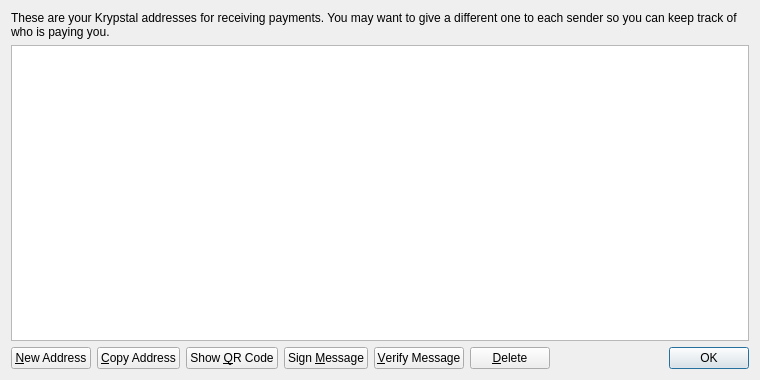
<?xml version="1.0" encoding="UTF-8"?>
<ui version="4.0">
 <class>AddressBookPage</class>
 <widget class="QWidget" name="AddressBookPage">
  <property name="geometry">
   <rect>
    <x>0</x>
    <y>0</y>
    <width>760</width>
    <height>380</height>
   </rect>
  </property>
  <property name="windowTitle">
   <string>Address Book</string>
  </property>
  <layout class="QVBoxLayout" name="verticalLayout">
   <item>
    <widget class="QLabel" name="labelExplanation">
     <property name="text">
      <string>These are your Krypstal addresses for receiving payments. You may want to give a different one to each sender so you can keep track of who is paying you.</string>
     </property>
     <property name="textFormat">
      <enum>Qt::PlainText</enum>
     </property>
     <property name="wordWrap">
      <bool>true</bool>
     </property>
    </widget>
   </item>
   <item>
    <widget class="QTableView" name="tableView">
     <property name="contextMenuPolicy">
      <enum>Qt::CustomContextMenu</enum>
     </property>
     <property name="toolTip">
      <string>Double-click to edit address or label</string>
     </property>
     <property name="tabKeyNavigation">
      <bool>false</bool>
     </property>
     <property name="alternatingRowColors">
      <bool>true</bool>
     </property>
     <property name="selectionMode">
      <enum>QAbstractItemView::SingleSelection</enum>
     </property>
     <property name="selectionBehavior">
      <enum>QAbstractItemView::SelectRows</enum>
     </property>
     <property name="sortingEnabled">
      <bool>true</bool>
     </property>
     <attribute name="verticalHeaderVisible">
      <bool>false</bool>
     </attribute>
    </widget>
   </item>
   <item>
    <layout class="QHBoxLayout" name="horizontalLayout">
     <item>
      <widget class="QPushButton" name="newAddressButton">
       <property name="toolTip">
        <string>Create a new address</string>
       </property>
       <property name="text">
        <string>&amp;New Address</string>
       </property>
       <property name="icon">
        <iconset resource="../bitcoin.qrc">
         <normaloff>:/icons/add</normaloff>:/icons/add</iconset>
       </property>
      </widget>
     </item>
     <item>
      <widget class="QPushButton" name="copyToClipboard">
       <property name="toolTip">
        <string>Copy the currently selected address to the system clipboard</string>
       </property>
       <property name="text">
        <string>&amp;Copy Address</string>
       </property>
       <property name="icon">
        <iconset resource="../bitcoin.qrc">
         <normaloff>:/icons/editcopy</normaloff>:/icons/editcopy</iconset>
       </property>
      </widget>
     </item>
     <item>
      <widget class="QPushButton" name="showQRCode">
       <property name="text">
        <string>Show &amp;QR Code</string>
       </property>
       <property name="icon">
        <iconset resource="../bitcoin.qrc">
         <normaloff>:/icons/qrcode</normaloff>:/icons/qrcode</iconset>
       </property>
      </widget>
     </item>
     <item>
      <widget class="QPushButton" name="signMessage">
       <property name="toolTip">
        <string>Sign a message to prove you own a Krypstal address</string>
       </property>
       <property name="text">
        <string>Sign &amp;Message</string>
       </property>
       <property name="icon">
        <iconset resource="../bitcoin.qrc">
         <normaloff>:/icons/edit</normaloff>:/icons/edit</iconset>
       </property>
      </widget>
     </item>
     <item>
      <widget class="QPushButton" name="verifyMessage">
       <property name="toolTip">
        <string>Verify a message to ensure it was signed with a specified Krypstal address</string>
       </property>
       <property name="text">
        <string>&amp;Verify Message</string>
       </property>
       <property name="icon">
        <iconset resource="../bitcoin.qrc">
         <normaloff>:/icons/transaction_0</normaloff>:/icons/transaction_0</iconset>
       </property>
      </widget>
     </item>
     <item>
      <widget class="QPushButton" name="deleteButton">
       <property name="toolTip">
        <string>Delete the currently selected address from the list</string>
       </property>
       <property name="text">
        <string>&amp;Delete</string>
       </property>
       <property name="icon">
        <iconset resource="../bitcoin.qrc">
         <normaloff>:/icons/remove</normaloff>:/icons/remove</iconset>
       </property>
      </widget>
     </item>
     <item>
      <spacer name="horizontalSpacer">
       <property name="orientation">
        <enum>Qt::Horizontal</enum>
       </property>
       <property name="sizeHint" stdset="0">
        <size>
         <width>40</width>
         <height>20</height>
        </size>
       </property>
      </spacer>
     </item>
     <item>
      <widget class="QDialogButtonBox" name="buttonBox">
       <property name="sizePolicy">
        <sizepolicy hsizetype="Maximum" vsizetype="Fixed">
         <horstretch>0</horstretch>
         <verstretch>0</verstretch>
        </sizepolicy>
       </property>
       <property name="standardButtons">
        <set>QDialogButtonBox::Ok</set>
       </property>
      </widget>
     </item>
    </layout>
   </item>
  </layout>
 </widget>
 <resources>
  <include location="../bitcoin.qrc"/>
 </resources>
 <connections/>
</ui>
